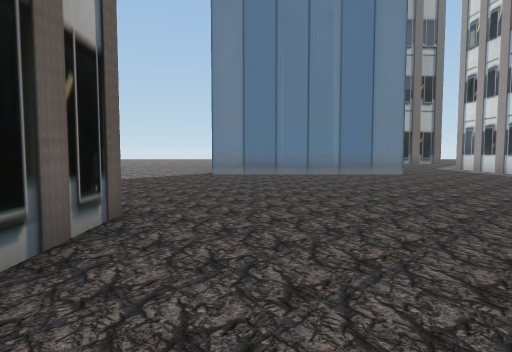
[1] (above)

24 first-person views from a walk through a 3-D level made in the Unity game engine. The camera is 1.5 m above the floor, tilts 4° down and sees 70° across. The floor is counted in squares, 2 m on a side. Each view is taken from the middle of a square. On the plan, view 1 faces up. The plan holds only what a view shows up to about 11 squares ahead; the rest is blank. The place goes on beyond the plan. Some surface patterns are stand-ins.

[2]
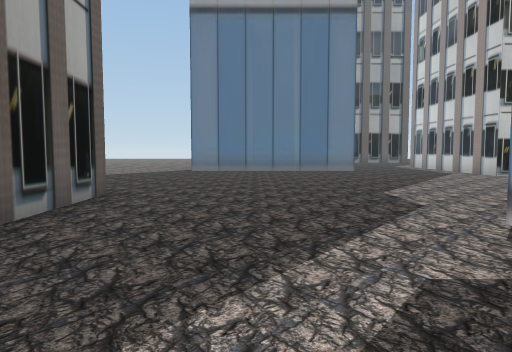

[3]
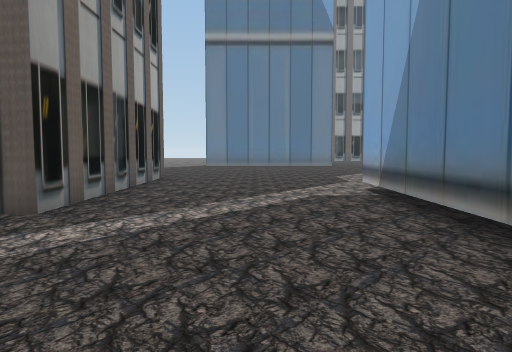

[4]
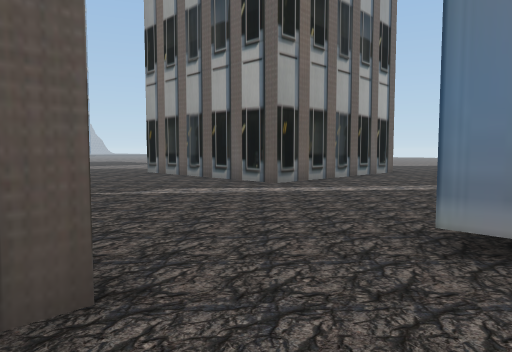

[5]
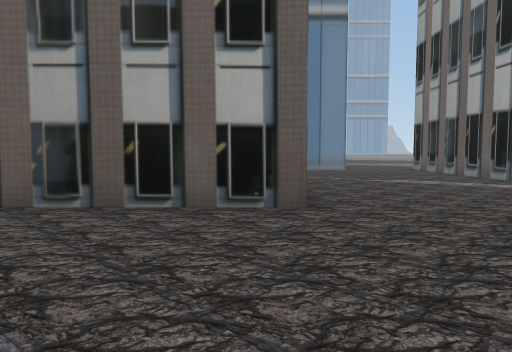

[6]
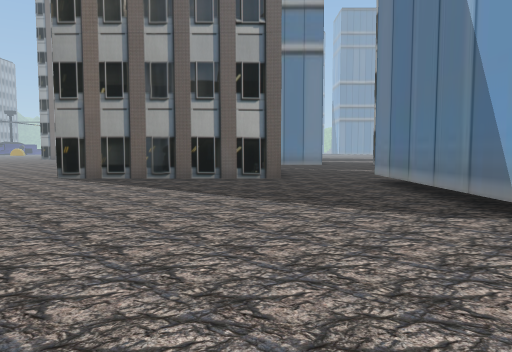

[7]
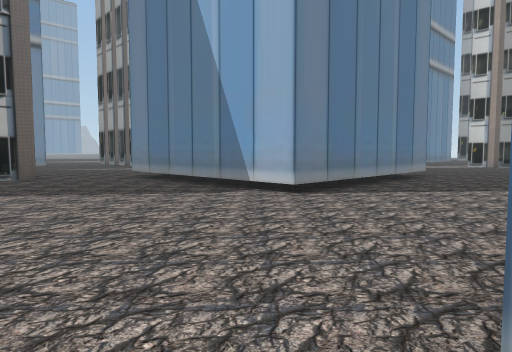

[8]
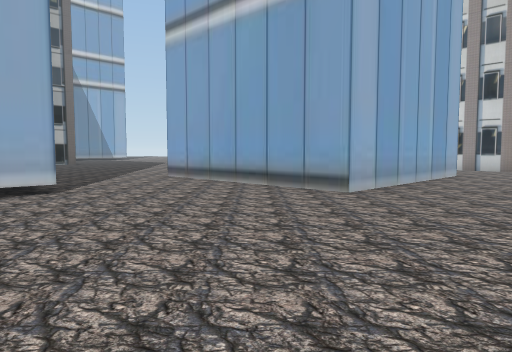

[9]
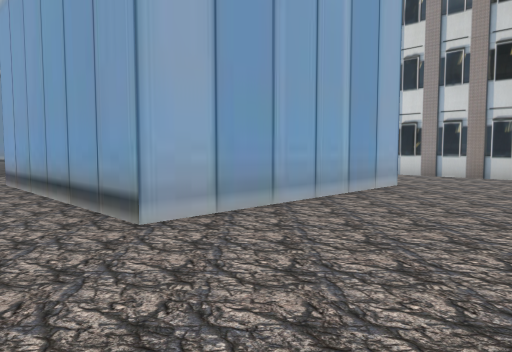

[10]
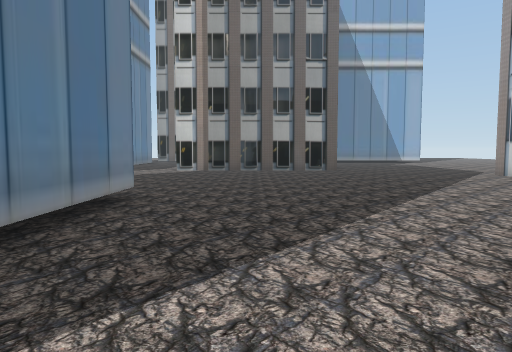

[11]
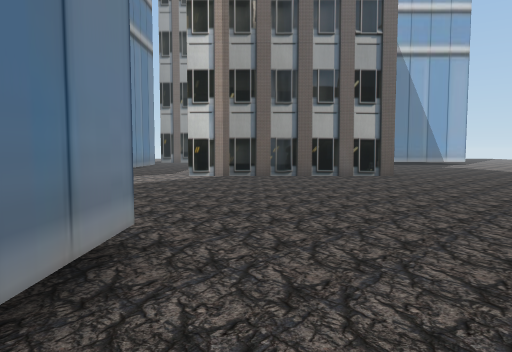

[12]
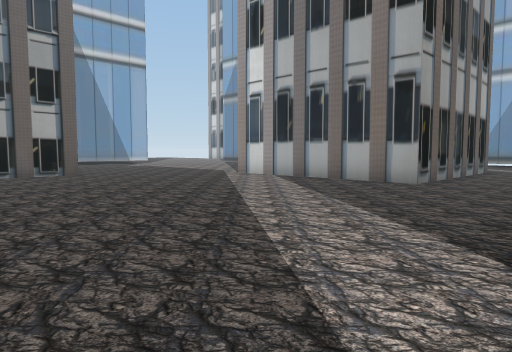

[13]
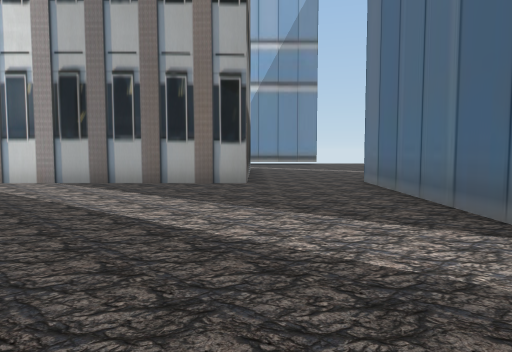

[14]
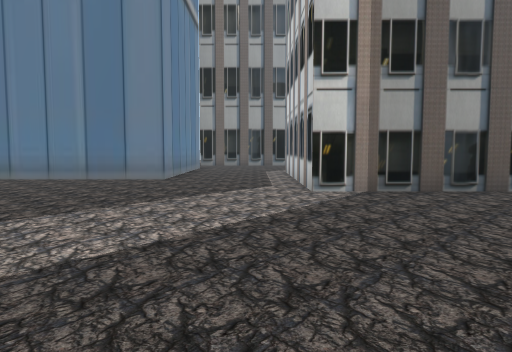

[15]
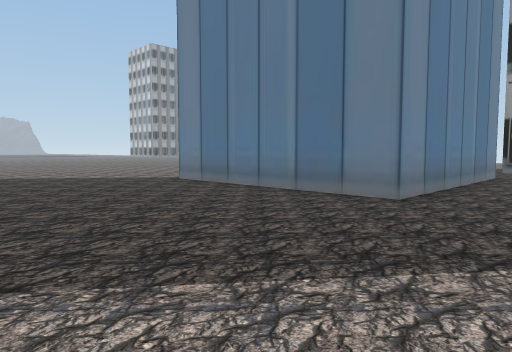

[16]
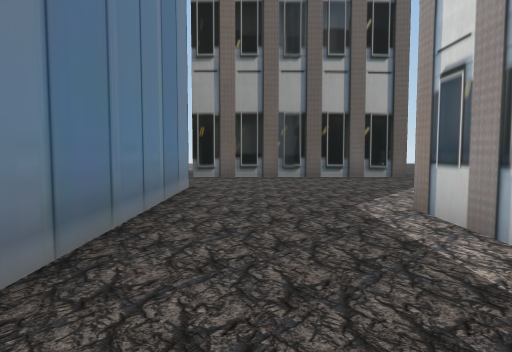

[17]
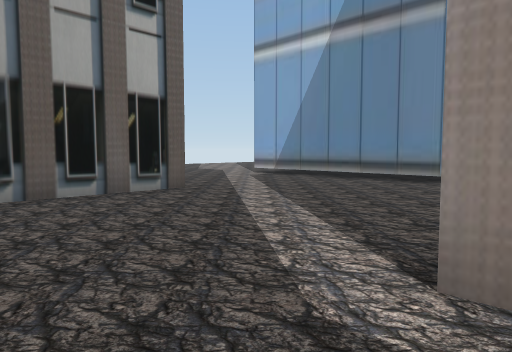

[18]
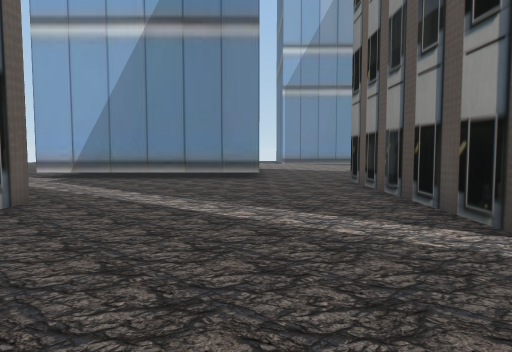

[19]
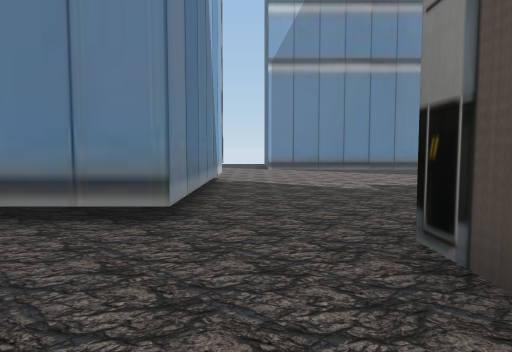

[20]
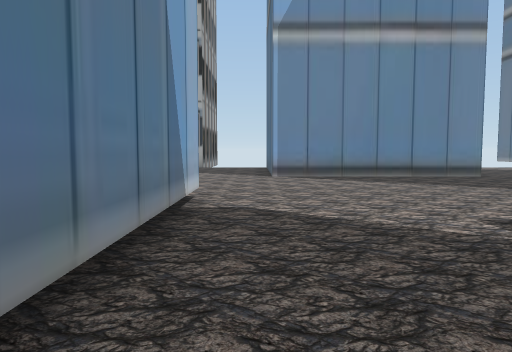

[21]
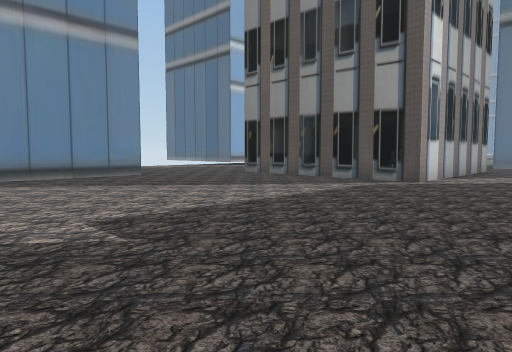

[22]
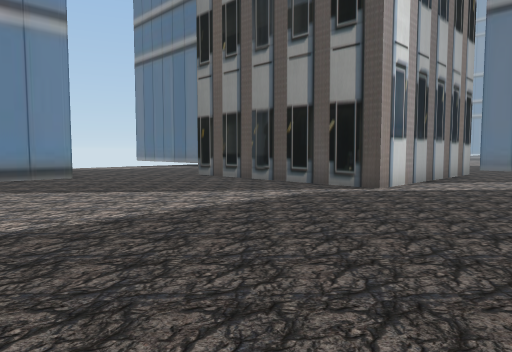

[23]
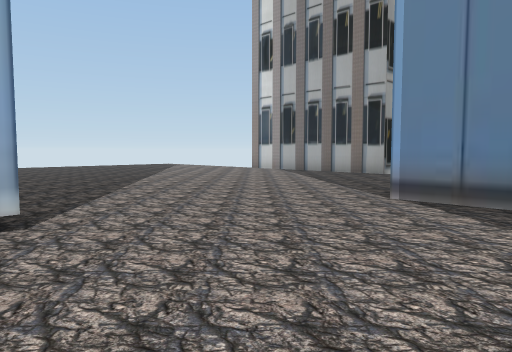

[24]
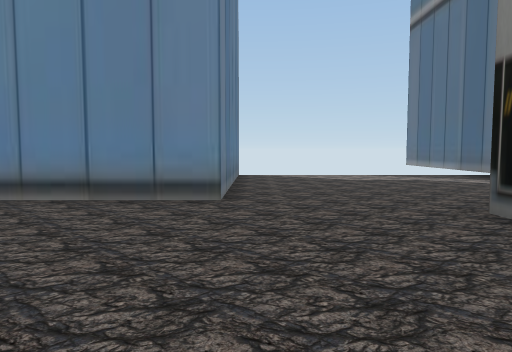

### Floor plan
Points are (right, up) in squares from view 1. A wall is a line through its corners. A room is listed if a view was taken in it or the views show most of it. See-through windows are left out.
Room 1 (views 1, 2, 3, 4, 5, 6, 7, 8, 9, 10, 11, 12, 13, 14, 15, 16, 17, 18, 19, 20, 21, 22, 23, 24)
walls: (14.1, 8.7) (8, 8.7) (8, 14.7) (14.1, 14.7); (9, 1) (9, -5.1) (3, -5.1); (13.6, -2.6) (18.8, -2.6); (22.4, 0.2) (18.3, 0.2) (18.3, 6.2) (24.4, 6.2); (20.9, 16.9) (14.8, 16.9) (14.8, 23); (3, -3.2) (3, 1); (10.2, 20.3) (4.1, 20.3); (4.6, 17.5) (4.6, 11.5) (-1.4, 11.5); (18.8, -8.6) (12.7, -8.6) (12.7, -2.5); (-1.6, 4.4) (-1.6, -1.7) (-4.5, -1.7); (29.5, 2.9) (30.5, 2.9); (30.4, 9.5) (25.5, 9.5) (25.5, 15.6); (2.2, -7.2) (2.2, -12.5); (22.2, -10.1) (22.2, -7.5)
ways out: opening at (-3, 11); opening at (3.3, 19)

Positions as (right, up) in squares from view 1, and headings:
1: (0, 0), facing up
2: (1, -2), facing up
3: (1, -6), facing up
4: (4, -8), facing up-left
5: (7, -8), facing left
6: (12, -8), facing left
7: (13, -10), facing up-left
8: (7, -12), facing up-right
9: (11, -12), facing up-right
10: (11, -5), facing up
11: (10, -2), facing up
12: (10, -3), facing up-right
13: (10, 0), facing right
14: (7, 2), facing up
15: (7, 6), facing up-left
16: (6, 10), facing up
17: (6, 14), facing up-right
18: (5, 17), facing right
19: (11, 16), facing right
20: (15, 16), facing right
21: (15, 15), facing down-right
22: (15, 13), facing down-right
23: (20, 13), facing up-right
24: (20, 9), facing right
